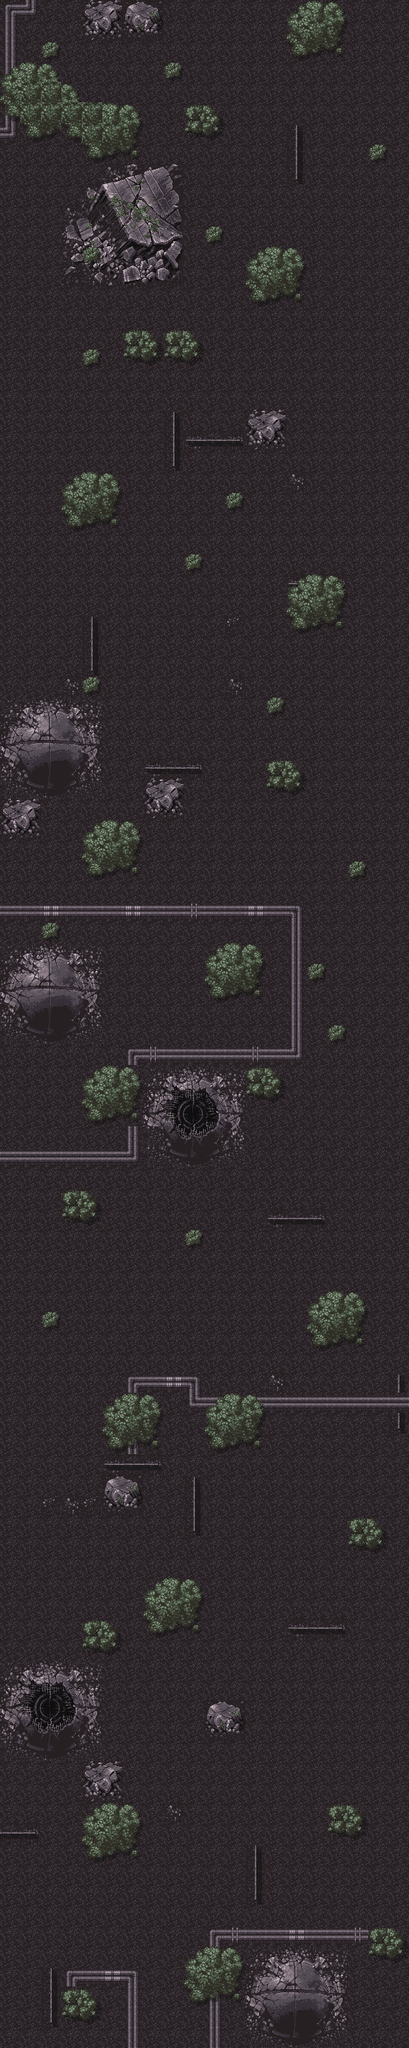

The image is a tile-based game level rendered from a .tmx file. Its description and source (layers, tilesets, objects; grid data summarised) follow:
An orthogonal 20x100 tile map with 32x32 px tiles, 2 tile layers (タイル・レイヤー1, タイル・レイヤー 2), 5 tilesets.

<map version="1.0" orientation="orthogonal" width="20" height="100" tilewidth="32" tileheight="32">
 <tileset firstgid="1" name="gr1" tilewidth="32" tileheight="32" spacing="8">
  <image source="mapchip_028.png" trans="0000ff" width="432" height="112" />
 </tileset>
 <tileset firstgid="34" name="gr2" tilewidth="32" tileheight="32" spacing="8">
  <image source="mapchip_037.png" trans="0000ff" width="112" height="152" />
 </tileset>
 <tileset firstgid="46" name="gr3" tilewidth="32" tileheight="32" spacing="8">
  <image source="mapchip_051.png" trans="0000ff" width="192" height="312" />
 </tileset>
 <tileset firstgid="86" name="gr4" tilewidth="32" tileheight="32" spacing="8">
  <image source="mapchip_059.png" trans="0000ff" width="232" height="352" />
 </tileset>
 <tileset firstgid="140" name="gr5" tilewidth="32" tileheight="32" spacing="8">
  <image source="mapchip_031.png" trans="0000ff" width="392" height="152" />
 </tileset>
 <layer name="タイル・レイヤー1" width="20" height="100">
  <data>[2000 cells, 2000 non-empty, 95 distinct tile ids]</data>
 </layer>
 <layer name="タイル・レイヤー 2" width="20" height="100">
  <data>[2000 cells, 200 non-empty, 14 distinct tile ids]</data>
 </layer>
</map>
